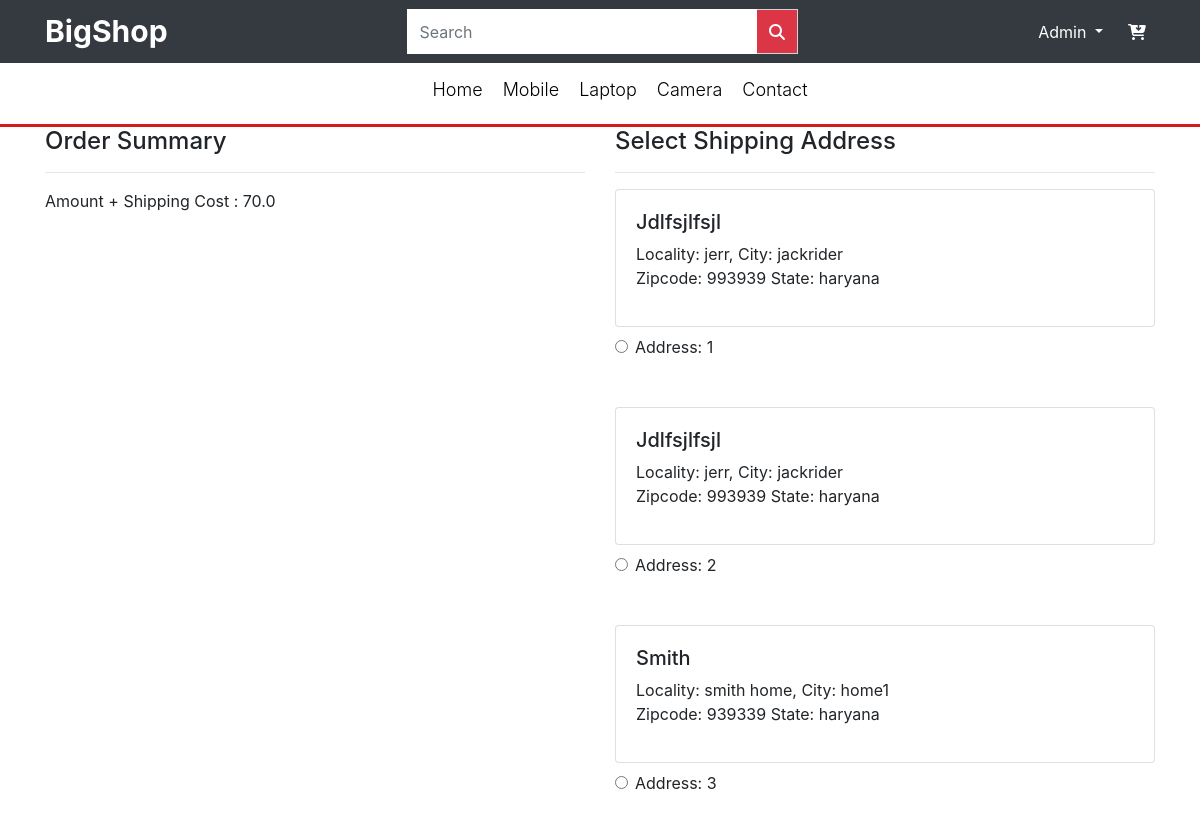
Screenshot of /checkout/ (signed in) with the database file from the repository.
### app/models.py (models this page shows, shortened)
class Customer(models.Model):
    user = models.ForeignKey(User,on_delete=models.CASCADE)
    name = models.CharField(max_length=200)
    locality = models.CharField(max_length=200)
    city = models.CharField(max_length=50)
    zipcode = models.IntegerField()
    state = models.CharField(choices=STATE_CHOICES,max_length=50)

### app/views.py (the view)
# urls.py: path('checkout/', views.checkout, name='checkout'),
@login_required
def checkout(request):
    customer = Customer.objects.filter(user=request.user)
    products = Cart.objects.filter(user=request.user)
    tempamount = 0.0
    totalamount = 0.0
    if products:
        for i in products:
            tempamount=(i.quantity * i.product.discounted_price)
            totalamount += tempamount
    totalamount += 70
    return render(request, 'app/checkout.html',{'customer':customer,'products':products,'totalamount':totalamount})

### app/templates/app/checkout.html (shortened to what this page needs)
{% extends 'app/base.html' %} {% load static %} {% block title %}Buy Now{% endblock title %} {% block main-content %}
<div class="container">
    <div class="row ">
        <div class="col-6 ">
            <h4>Order Summary</h4>
            <hr>
            <p class="">Amount + Shipping Cost : {{totalamount}}</p>
        </div>
        <div class="col-6">
            <h4>Select Shipping Address</h4>
            <hr>
            <form action="/payment_done" id="addressform">
                {% for i in customer %}
                <div class="card">
                    <div class="card-body">
                        <h5 class="text-capitalize">{{i.name}}</h5>
                        <p>Locality: {{i.locality}}, City: {{i.city}} <br> Zipcode: {{i.zipcode}} State: {{i.state}} <br>
                        </p>
                    </div>
                </div>
                <div class="form-check mt-2 mb-5">
                    <input class="form-check-input" type="radio" id="custid{{forloop.counter}}" name="custid" value="{{i.id}}">
                    <label class="form-check-label fw-bold" for="">
                    Address: {{forloop.counter}} </label>
                </div>
                {% endfor %}
            </form>
        </div>
    </div>
</div>
{% endblock main-content %}

### app/templates/app/base.html (shortened to what this page needs)
<!doctype html> {% load static %}
<html lang="en">
<head>
    <link href="{% static 'app/css/bootstrap.min.css' %}" rel="stylesheet">
    <link rel="stylesheet" href="{% static 'app/css/owl.carousel.min.css' %}">
    <link rel="stylesheet" href="{% static 'app/css/all.min.css' %}">
    <link rel="stylesheet" href="{% static 'app/css/style.css' %}">
</head>
<body>
    <nav class="navbar navbar-expand-lg sticky-top  navbar-dark bg-dark m-auto" style="padding: 4px;">
        <div class="container">
            <a href="/" class="navbar-brand bigshop">BigShop</a>
            <div class="collapse navbar-collapse" id="navbarSupportedContent">
                <form class="d-flex mr-auto ml-auto">
                    <div class="input-group md-form form-sm form-2 pl-0">
                        <input class="form-control my-0 py-1" style="width: 350px; border:none;border-radius:0px;height:45px;" type="text" placeholder="Search" aria-label="Search">
                        <div class="input-group-append">
                            <span class="input-group-text bg-danger lighten-2" id="basic-text1" style="border-radius: 0px;"><i class="fas fa-search text-white"
                              aria-hidden="true"></i></span>
                        </div>
                    </div>
                </form>
                <ul class="navbar-nav mb-lg-0">
                    {% if user.is_authenticated %}
                    <li class="nav-item dropdown mx-2">
                        <a class="nav-link dropdown-toggle text-white" href="#" id="profileDropdown" role="button" data-bs-toggle="dropdown" aria-expanded="false">
                            <span class="text-capitalize">{{user.username}}</span>
                        </a>
                    </li> {% endif %}
                    <li class="nav-item">
                        <a class="nav-link active" aria-current="page" href="{% url 'showCart' %}"><i class="fa fa-fw fa-cart-arrow-down total_product"></i> <sup></sup> </a>
                    </li>
                </ul>
            </div>
        </div>
    </nav>
    <nav class="second-nav navbar-light ">
        <ul class="d-flex justify-content-center">
            <li class="">
                <a href="/">Home</a>
            </li>
            <li>
                <a href="{% url 'mobile' %}">Mobile</a>
            </li>
            <li>
                <a href="">Laptop</a>
            </li>
            <li>
                <a href="">Camera</a>
            </li>
            <li>
                <a href="">Contact</a>
            </li>
        </ul>
    </nav>
    {% block banner_slider %} {% endblock banner_slider %} {% block livesale %} {% endblock livesale %} {% block main-content %} {% endblock main-content %} {% block paypal_script %} {% endblock paypal_script %}
</body>
</html>

### static/app/css/style.css (style rules this page uses)
.bigshop { font-size: 30px; font-weight: 700; }
.active { color: rgb(165, 18, 18); }
.second-nav { padding: 8px; border-bottom: 3px solid rgb(214, 27, 27); margin-bottom: 0px !important; padding-bottom: 0px !important; background-color: #fff !important; }
.second-nav ul li { padding: 5px 10px 5px 10px; list-style: none; }
.second-nav ul li a { color: #000; font-size: 18px; font-weight: 350; }

### rows the page displays
Customer: name "Jdlfsjlfsjl", locality "jerr", city "jackrider", zipcode "993939", state "haryana"
Customer: name "Jdlfsjlfsjl", locality "jerr", city "jackrider", zipcode "993939", state "haryana"
Customer: name "Smith", locality "smith home", city "home1", zipcode "939339", state "haryana"

### other values shown
{{ user.username }} "Admin"
{{ totalamount }} "70.0"
